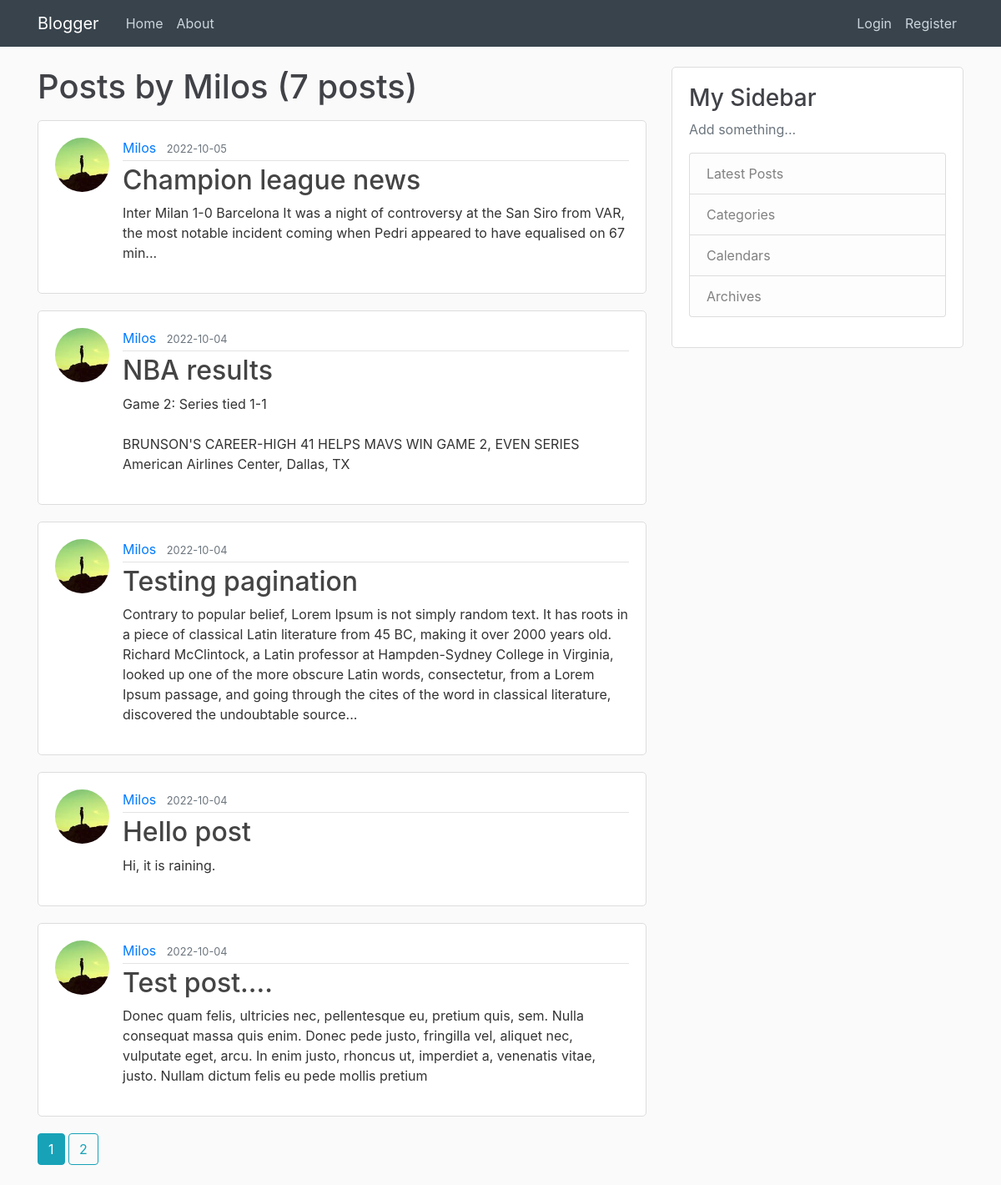
Screenshot of /user/Milos with the database file from the repository.
### blogger/models.py (models this page shows, shortened)
class User(db.Model, UserMixin):
    id = db.Column(db.Integer, primary_key=True)
    username = db.Column(db.String(20), unique=True, nullable=False)
    email = db.Column(db.String(120), unique=True, nullable=False)
    image_file = db.Column(db.String(20), nullable=False, default='default.jpg')
    password = db.Column(db.String(60), nullable=False)
    posts = db.relationship('Post', backref='author', lazy=True)

class Post(db.Model):
    id = db.Column(db.Integer, primary_key=True)
    title = db.Column(db.String(100), nullable=False)
    date_posted = db.Column(db.DateTime, nullable=False, default=datetime.utcnow)
    content = db.Column(db.Text, nullable=False)
    user_id = db.Column(db.Integer, db.ForeignKey('user.id'), nullable=False)

### blogger/routes.py (the view)
@app.route("/user/<string:username>")
def user_posts(username):
    page = request.args.get('page', 1, type=int)
    user = User.query.filter_by(username=username).first_or_404()
    posts = Post.query.filter_by(author=user).order_by(Post.date_posted.desc()).paginate(page=page, per_page=5)
    return render_template('user_posts.html', posts=posts, user=user)

### blogger/templates/user_posts.html
{% extends 'layout.html' %}
{% block content %}
    <h1 class="mb-3">Posts by {{ user.username }} ({{ posts.total }} posts)</h1>
    {% for post in posts.items %}
        <article class="media content-section">
            <img class="rounded-circle article-img" src="{{ url_for('static', filename='profile_pics/' + post.author.image_file) }}">
            <div class="media-body">
                <div class="article-metadata">
                    <a class="mr-2" href="{{ url_for('user_posts', username=post.author.username) }}">{{ post.author.username }}</a>
                    <small class="text-muted">{{ post.date_posted.strftime('%Y-%m-%d') }}</small>
                </div>
                <h2><a class="article-title" href="{{ url_for('post', post_id=post.id) }}">{{ post.title }}</a></h2>
                <p class="article-content">{{ post.content }}</p>
            </div>
        </article>
    {% endfor %}
    {% for page_num in posts.iter_pages(left_edge=1, right_edge=1, left_current=1, right_current=2) %}
        {% if page_num %}
            {% if posts.page == page_num %}
                <a class="btn btn-info mb-4" href="{{ url_for('user_posts', username=user.username, page=page_num) }}">{{ page_num }}</a>
            {% else %}
                <a class="btn btn-outline-info mb-4" href="{{ url_for('user_posts', username=user.username, page=page_num) }}">{{ page_num }}</a>
            {% endif %}
        {% else %}
            ...
        {% endif %}
    {% endfor %}
{% endblock %}

### blogger/static/main.css (style rules this page uses)
body { background: #fafafa; color: #333333; margin-top: 5rem; }
h1, h2, h3, h4, h5, h6 { color: #414247; }
.content-section { background: #ffffff; padding: 20px 20px; border: 1px solid #dddddd; border-radius: 5px; margin-bottom: 20px; }
.article-title { color: #444444; }
.article-content { white-space: pre-line; }
.article-img { height: 65px; width: 65px; margin-right: 16px; }
.article-metadata { padding-bottom: 3px; margin-bottom: 4px; border-bottom: 1px solid #e3e3e3 }

### rows the page displays
User: username "Milos"
Post: image_file (picture), author.username "Milos", date_posted "2022-10-05", title "Champion league news", content "Inter Milan 1-0 Barcelona It was a night of controversy at the San Siro from VAR, the most notable incident coming when Pedri appeared to have equalised on 67 min..."
Post: image_file (picture), author.username "Milos", date_posted "2022-10-04", title "NBA results", content "Game 2: Series tied 1-1 BRUNSON'S CAREER-HIGH 41 HELPS MAVS WIN GAME 2, EVEN SERIES American Airlines Center, Dallas, TX"
Post: image_file (picture), author.username "Milos", date_posted "2022-10-04", title "Testing pagination", content "Contrary to popular belief, Lorem Ipsum is not simply random text. It has roots in a piece of classical Latin literature from 45 BC, making it over 2000 years old. Richard McClintock, a Latin professor at Hampden-Sydney College in Virginia, looked up one of the more obscure Latin words, consectetur, from a Lorem Ipsum passage, and going through the cites of the word in classical literature, discovered the undoubtable source..."
Post: image_file (picture), author.username "Milos", date_posted "2022-10-04", title "Hello post", content "Hi, it is raining."
Post: image_file (picture), author.username "Milos", date_posted "2022-10-04", title "Test post....", content "Donec quam felis, ultricies nec, pellentesque eu, pretium quis, sem. Nulla consequat massa quis enim. Donec pede justo, fringilla vel, aliquet nec, vulputate eget, arcu. In enim justo, rhoncus ut, imperdiet a, venenatis vitae, justo. Nullam dictum felis eu pede mollis pretium"

### other values shown
{{ posts.total }} "7"
{{ page_num }} "1"
{{ page_num }} "2"
